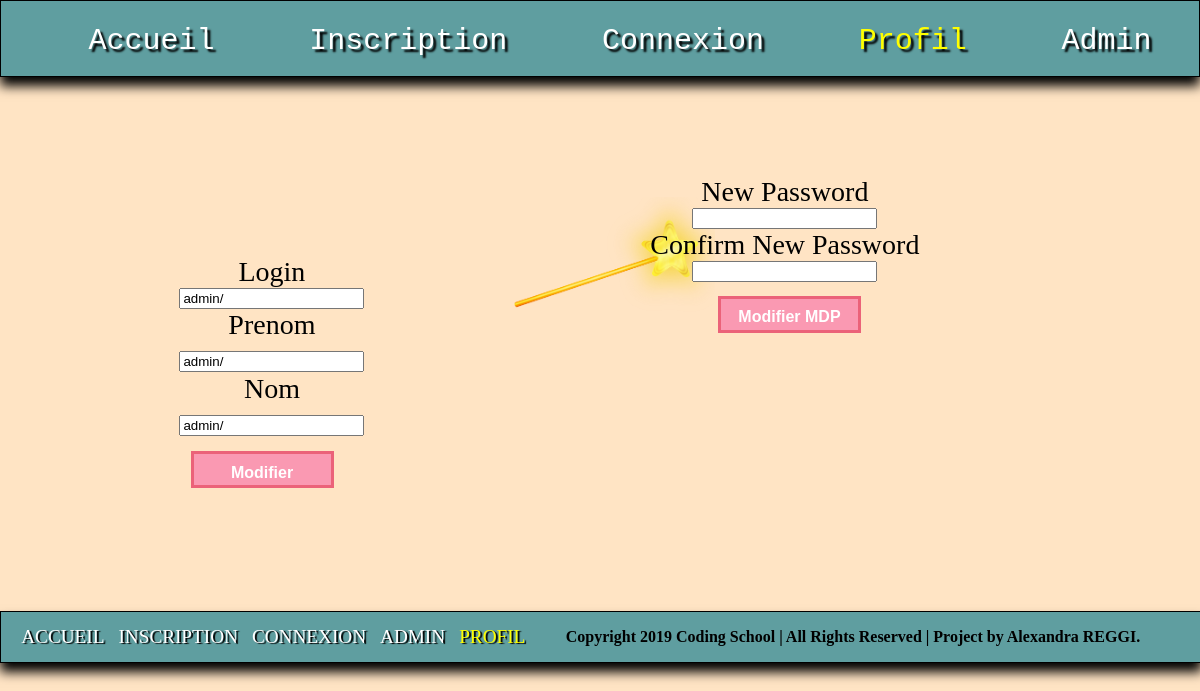
Screenshot of /profil.php (signed in) with the database file from the repository.
### tables this page shows
CREATE TABLE IF NOT EXISTS `utilisateurs` (
  `id` int(11) NOT NULL AUTO_INCREMENT,
  `login` varchar(255) NOT NULL,
  `prenom` varchar(255) NOT NULL,
  `nom` varchar(255) NOT NULL,
  `password` varchar(255) NOT NULL,
  PRIMARY KEY (`id`)
);

### profil.php (the view, shortened to what this page needs)
<!DOCTYPE html>
<html>
<head>
	<link rel="stylesheet" type="text/css" href="css/style.css">
</head>
<body>
    <header>
        <nav>
            <ul>
                <li><a href= "index.php"> Accueil</a></li>
                <li><a href= "inscription.php"> Inscription</a></li>
                <li><a href= "connexion.php" >Connexion</a></li>
                <li><a id="color4" href= "profil.php"> Profil</a></li>
                <li><a href= "admin.php"> Admin</a></li>
            </ul>
        </nav>
    </header>
    <main id= "main_profil">
    <section id="section_profil_gauche">
    <?php
    if (isset($_SESSION['login']))
    {
        $connexion= mysqli_connect("localhost", "root", "","moduleconnexion");
        $requete= "SELECT * FROM utilisateurs WHERE login= '". $_SESSION['login']."'";
        $query= mysqli_query($connexion, $requete);
        $resultat= mysqli_fetch_assoc($query);
    ?>
        <form id="form_profil_gauche" action="profil.php" method="post">
            <label class="label_gauche">Login</label>
            <input type="text" name="login" value=<?php echo $resultat['login'];?>/>
            <labe class="label_gauche">Prenom</label>
            <input type="text"  name="prenom" value= <?php echo $resultat['prenom'];?>/>
            <label class="label_gauche">Nom</label>
            <input type="text" name="nom" value= <?php echo $resultat['nom'];?>/>
            <input id="mybutton_profil_gauche" type="submit" name="modifier" value="Modifier" />
        </form>
        </section>
        <img id="image_profil" src="images/baguette.png">
         <section id="section_profil_droit">
                 <form id="form_profil_droit" action="profil.php" method="post">
                    <label class="label_droite"> New Password </label>
                    <input type="password" name="passwordx" />
                    <label class="label_droite"> Confirm New Password </label>
                    <input type="password" name="passwordconf" />
                    <input id="mybutton_profil_droit" type="submit" name="modifier2" value="Modifier MDP" />
                </form>
      </section>
    <?php
    }
    else
    {
    ?>
        <h3 class="h3_profil">Veuillez vous connecter pour accéder à votre page !</h3>
    <?php
    }
    ?>
    </main>
    <footer id= "foot_profil">
<nav class="navfoot">
            <a href="inscription.php">ACCUEIL</a>
            <a href="inscription.php">INSCRIPTION</a>
            <a href="connexion.php">CONNEXION</a>
            <a href="admin.php">ADMIN</a>
            <a id="colorf4" href="profil.php">PROFIL</a>
        </nav>
        <article>
            <p><b>Copyright 2019 Coding School | All Rights Reserved | Project by Alexandra REGGI.<b></p>
        </article>
    </footer>
</body>
</html>

### css/style.css (style rules this page uses)
body { background-color: bisque; background-size: 100% 100%; margin:0; }
header { background-color: cadetblue; box-shadow: 0px 9px 11px black; border: solid 1px; height: 75px; margin: 0; }
ul { margin-top: 23px; list-style: none; text-decoration: none; display: flex; flex-direction: row; justify-content: space-around; }
li a { text-shadow: 3px 3px 2px black; font-size: 30px; font-family: monospace; text-decoration: none; color: white; }
a { text-shadow: 2px 1px 1px black; font-size: larger; }
.navfoot { display: flex; justify-content: space-between; align-items: center; width: 42%; }
.navfoot a { color: white; text-decoration: none; }
#color4 { color:yellow; }
#colorf4 { color:yellow; }
#main_profil { display: flex; justify-content: center; flex-grow:1; }
#section_profil_gauche { margin-top: 1%; display: flex; flex-direction: row; }
#form_profil_gauche { align-items: center; display: flex; flex-direction: column; text-align: center; font-size: 28px; width: 25%; border-radius: 50px; padding: 15px; margin-top: 27%; }
#mybutton_profil_gauche { height: 37px; width: 143px; border: 3px solid #eb6279; color: white; display: flex; justify-content: center; font-size: 16px; font-weight: bold; margin-top: 14px; background-color: rgb(250, 153, 178); margin-left: 6%; padding-top: 7px; font-family: sans-serif; }
#section_profil_droit { display: flex; flex-direction: row; }
#form_profil_droit { align-items: center; display: flex; flex-direction: column; text-align: center; font-size: 28px; width: 103%; border-radius: 50px; padding: 15px; margin-top: 28%; margin-left: -33%; }
#mybutton_profil_droit { height: 37px; width: 143px; border: 3px solid #eb6279; color: white; display: flex; justify-content: center; font-size: 16px; font-weight: bold; margin-top: 14px; background-color: rgb(250, 153, 178); margin-left: 3%; padding-top: 7px; font-family: sans-serif; }
#image_profil { width: 18%; height: 5%; margin-top: 10%; margin-left: -21%; }
#foot_profil { margin-top: 9%; background-color: cadetblue; box-shadow: 0px 9px 11px black; border: solid 1px; width: 100%; height: 50px; display: flex; flex-direction: row; justify-content: space-around; }

### rows the page displays
utilisateurs: login "admin/", prenom "admin/", nom "admin/"
